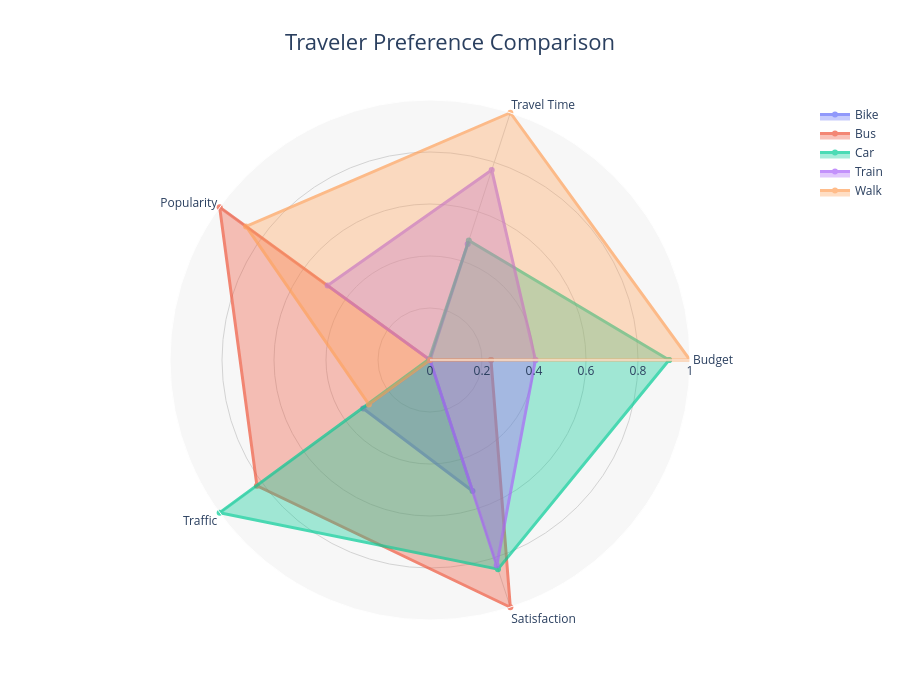

The notebook cell saved with this chart:
### Markdown cell above
Scatter Plot – User Budget vs Satisfaction Rating
This scatter plot illustrates the relationship between the user’s travel budget and their satisfaction rating for different travel routes. Each point represents an individual travel instance, where the position indicates the budget allocated for the trip and the corresponding satisfaction level reported by the traveler. The points are further differentiated by transport mode and seasonal variations, allowing for clearer comparisons across travel conditions. By analyzing this visualization, we can explore whether higher travel budgets tend to lead to higher satisfaction levels and observe how different transport options influence overall travel experience.

### Code cell
import pandas as pd
import plotly.graph_objects as go
from sklearn.preprocessing import MinMaxScaler

radar = df.groupby("transport_mode")[[
    "user_budget",
    "user_time_constraint_hr",
    "popularity_score",
    "traffic_density",
    "satisfaction_rating"
]].mean()

scaler = MinMaxScaler()
radar_scaled = pd.DataFrame(
    scaler.fit_transform(radar),
    columns=radar.columns,
    index=radar.index
)

categories = [
    "Budget",
    "Travel Time",
    "Popularity",
    "Traffic",
    "Satisfaction"
]

fig = go.Figure()

for mode in radar_scaled.index:
    
    values = radar_scaled.loc[mode].tolist()
    values += values[:1]

    fig.add_trace(go.Scatterpolar(
        r=values,
        theta=categories + [categories[0]],
        fill='toself',
        line=dict(width=3),
        opacity=0.7,
        name=mode
    ))

fig.update_layout(
    
    title=dict(
        text="Traveler Preference Comparison",
        x=0.5,
        font=dict(size=22)
    ),

    polar=dict(
        bgcolor="#f7f7f7",
        radialaxis=dict(
            visible=True,
            range=[0,1],
            gridcolor="lightgray",
            gridwidth=1
        ),
        angularaxis=dict(
            gridcolor="lightgray"
        )
    ),

    width=900,
    height=700,

    legend=dict(
        x=1.05,
        y=1,
        font=dict(size=12)
    )
)

fig.show()

### Figure 1 — Plotly figure (JSON) as saved in the notebook; plotly's stock layout.template omitted (floating-point values rounded to 4 significant figures)
{"data": [{"fill": "toself", "line": {"width": 3}, "name": "Bike", "opacity": 0.7, "r": [0, 0.4691, 0, 0.3177, 0.5295, 0], "theta": ["Budget", "Travel Time", "Popularity", "Traffic", "Satisfaction", "Budget"], "type": "scatterpolar"}, {"fill": "toself", "line": {"width": 3}, "name": "Bus", "opacity": 0.7, "r": [0.2347, 0, 1, 0.8228, 1, 0.2347], "theta": ["Budget", "Travel Time", "Popularity", "Traffic", "Satisfaction", "Budget"], "type": "scatterpolar"}, {"fill": "toself", "line": {"width": 3}, "name": "Car", "opacity": 0.7, "r": [0.9195, 0.483, 0.00475, 1, 0.8461, 0.9195], "theta": ["Budget", "Travel Time", "Popularity", "Traffic", "Satisfaction", "Budget"], "type": "scatterpolar"}, {"fill": "toself", "line": {"width": 3}, "name": "Train", "opacity": 0.7, "r": [0.4055, 0.7681, 0.4867, 0, 0.8304, 0.4055], "theta": ["Budget", "Travel Time", "Popularity", "Traffic", "Satisfaction", "Budget"], "type": "scatterpolar"}, {"fill": "toself", "line": {"width": 3}, "name": "Walk", "opacity": 0.7, "r": [1.0, 1, 0.8743, 0.2906, 0, 1.0], "theta": ["Budget", "Travel Time", "Popularity", "Traffic", "Satisfaction", "Budget"], "type": "scatterpolar"}], "layout": {"height": 700, "legend": {"font": {"size": 12}, "x": 1.05, "y": 1}, "polar": {"angularaxis": {"gridcolor": "lightgray"}, "bgcolor": "#f7f7f7", "radialaxis": {"gridcolor": "lightgray", "gridwidth": 1, "range": [0, 1], "visible": true}}, "title": {"font": {"size": 22}, "text": "Traveler Preference Comparison", "x": 0.5}, "width": 900}}
